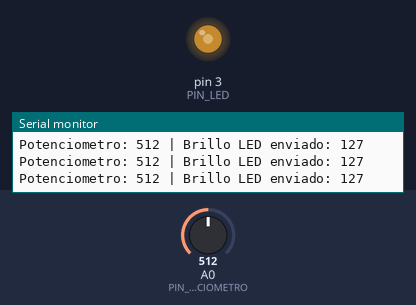
A sketch run on a simulated Arduino Uno, built with avr-gcc and run on an emulated ATmega328P. On the bench: output pins drawn as LEDs (lit = HIGH), the last lines printed to the serial monitor. The inputs (shaded band) are chosen by the test bench; at power-on: A0 (PIN_POTENCIOMETRO) = 512.

Above: at 1.2 s.
1.3 s: A0 (PIN_POTENCIOMETRO) set to 414
At 2.0 s:
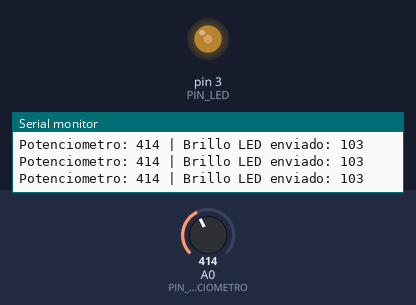
2.8 s: A0 (PIN_POTENCIOMETRO) set to 383
At 3.7 s:
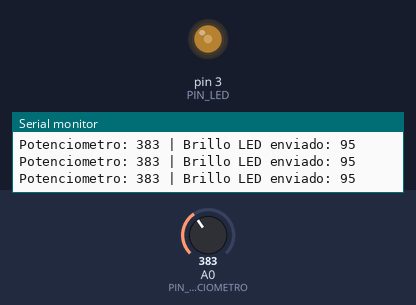
5.8 s: A0 (PIN_POTENCIOMETRO) set to 716
At 7.0 s:
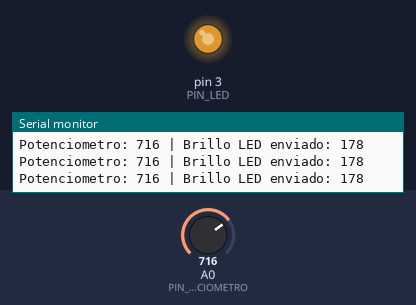
7.3 s: A0 (PIN_POTENCIOMETRO) set to 981
At 8.1 s:
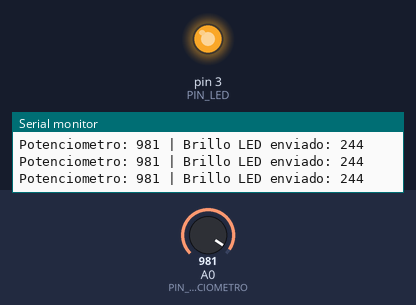
8.8 s: A0 (PIN_POTENCIOMETRO) set to 1007
At 9.8 s:
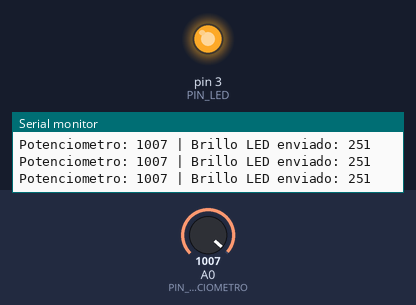
11.8 s: A0 (PIN_POTENCIOMETRO) set to 122
At 12.5 s:
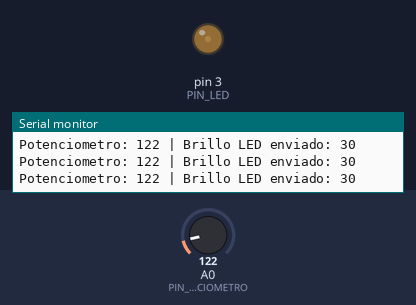
Timing chart, 0 to 14.3 s (numbered marks = the images above; inputs shaded):
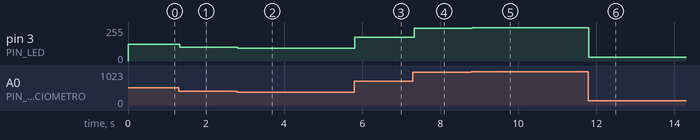

The sketch:

L2_Dimmer_LED_PWM.ino
```cpp
/*
 * INSANI ROBOTICS - FUNDAMENTOS F2
 * Lección 2: Dimmer LED (Control PWM)
 * ------------------------------------------------
 * Objetivo: Controlar la intensidad de un LED usando un potenciómetro.
 * * CONEXIÓN:
 * - Potenciómetro -> Pin A0
 * - LED -> Pin D3 (Debe ser PWM ~)
 */

const int PIN_POTENCIOMETRO = A0;
const int PIN_LED = 3; // Pin PWM

void setup() {
  // Configuración de pines
  pinMode(PIN_LED, OUTPUT);

  // Iniciamos Serial para ver las matemáticas en acción
  Serial.begin(9600);
}

void loop() {
  // 1. ENTRADA: Leemos el potenciómetro (0 a 1023)
  int lectura = analogRead(PIN_POTENCIOMETRO);

  // 2. PROCESO: Mapeo (Regla de tres)
  // Traducimos de la escala "Gigante" (0-1023) a la escala "Pequeña" (0-255)
  // Sintaxis: map(valor, min_in, max_in, min_out, max_out)
  int brillo = map(lectura, 0, 1023, 0, 255);

  // 3. SALIDA: Escribimos el valor PWM en el LED
  // Usamos analogWrite, no digitalWrite
  analogWrite(PIN_LED, brillo);

  // 4. DEBUG: Verificamos los datos
  Serial.print("Potenciometro: ");
  Serial.print(lectura);
  Serial.print(" | Brillo LED enviado: ");
  Serial.println(brillo);

  delay(10); // Pequeña pausa para estabilidad
}
```

Measured:
- after the input at 1.3 s, pin 3 (PIN_LED): 127/255 → 103/255 at once
- after the input at 2.8 s, pin 3 (PIN_LED): 103/255 → 95/255 at once
- after the input at 5.8 s, pin 3 (PIN_LED): 95/255 → 178/255 at once
- after the input at 7.3 s, pin 3 (PIN_LED): 178/255 → 244/255 at once
- after the input at 8.8 s, pin 3 (PIN_LED): 244/255 → 251/255 at once
- after the input at 11.8 s, pin 3 (PIN_LED): 251/255 → 30/255 at once
